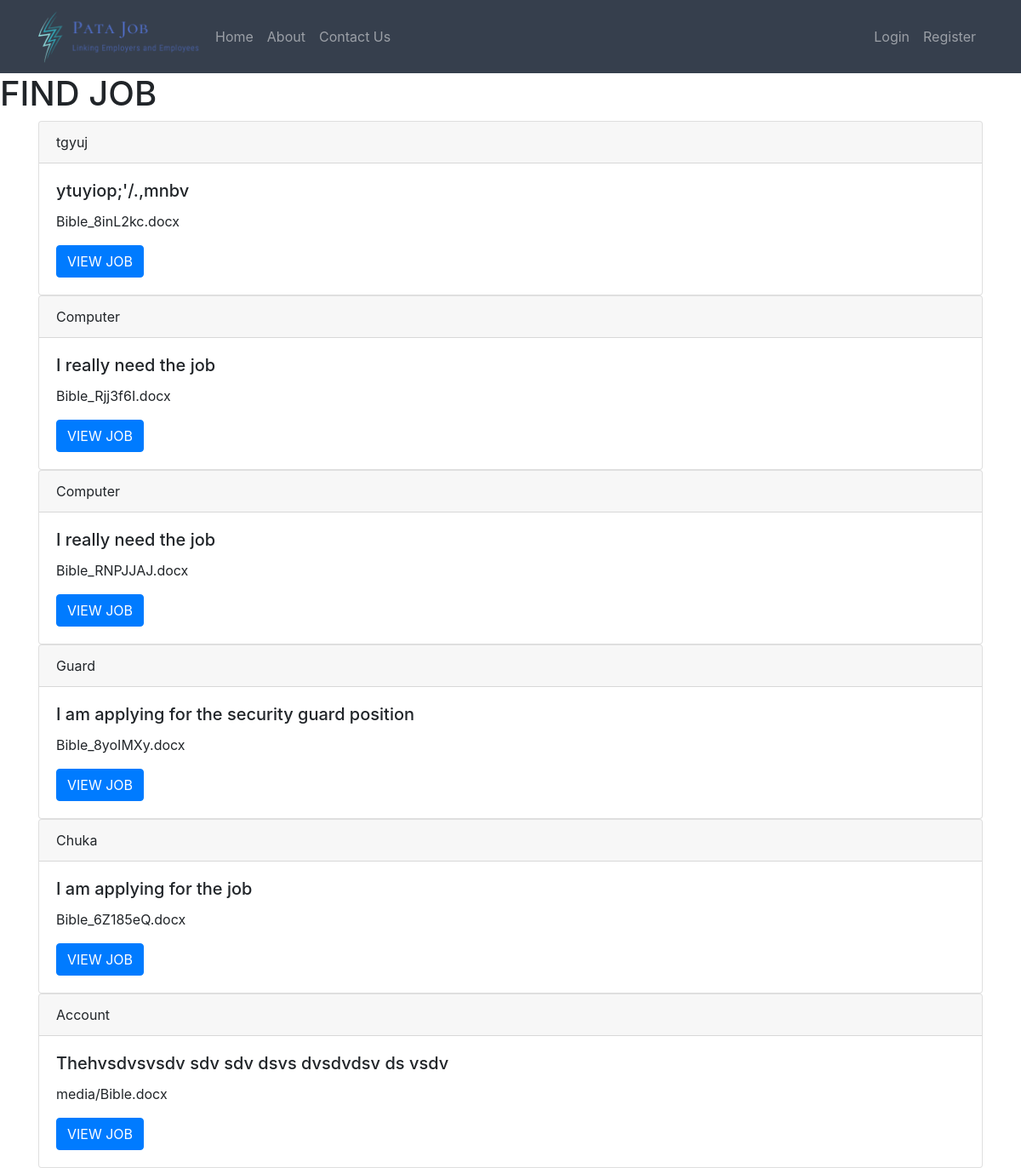
Screenshot of /application/list/ with the database file from the repository.
### application/models.py (models this page shows, shortened)
class Application(models.Model):
    title = models.CharField(max_length=50)
    profile = models.TextField()
    cv = models.FileField(upload_to = 'media/')
    date_posted = models.DateTimeField(default=timezone.now)

### application/views.py (the view)
# urls.py: path('list/', ApplicationListView.as_view(),name = 'application-list'),
class ApplicationListView(ListView):
    model = Application
    context_object_name = 'posts'
    template_name = 'application/applications.html'

### application/templates/application/applications.html
{% extends "jobs/base.html" %}
{% block content%}
<h1> FIND JOB</h1>
<div class = "container">
     {% for post in posts %}
    <div class="card">
        <div class="card-header">
         {{ post.title }}
        </div>
        <div class="card-body">
            <h5 class="card-title"> {{ post.profile }}</h5>
             <p class="card-text">{{ post.cv }}</p>
             <a href="{% url 'post-detail' post.id %}" class="btn btn-primary">VIEW JOB</a>
        </div>
    </div>
    {% endfor %}
</div>
{% endblock %}

### jobs/static/jobs/main.css (style rules this page uses)
body { background-color: white; }

### rows the page displays
Application: title "tgyuj", profile "ytuyiop;'/.,mnbv", cv "Bible_8inL2kc.docx"
Application: title "Computer", profile "I really need the job", cv "Bible_Rjj3f6I.docx"
Application: title "Computer", profile "I really need the job", cv "Bible_RNPJJAJ.docx"
Application: title "Guard", profile "I am applying for the security guard position", cv "Bible_8yoIMXy.docx"
Application: title "Chuka", profile "I am applying for the job", cv "Bible_6Z185eQ.docx"
Application: title "Account", profile "Thehvsdvsvsdv sdv sdv dsvs dvsdvdsv ds vsdv", cv "media/Bible.docx"
